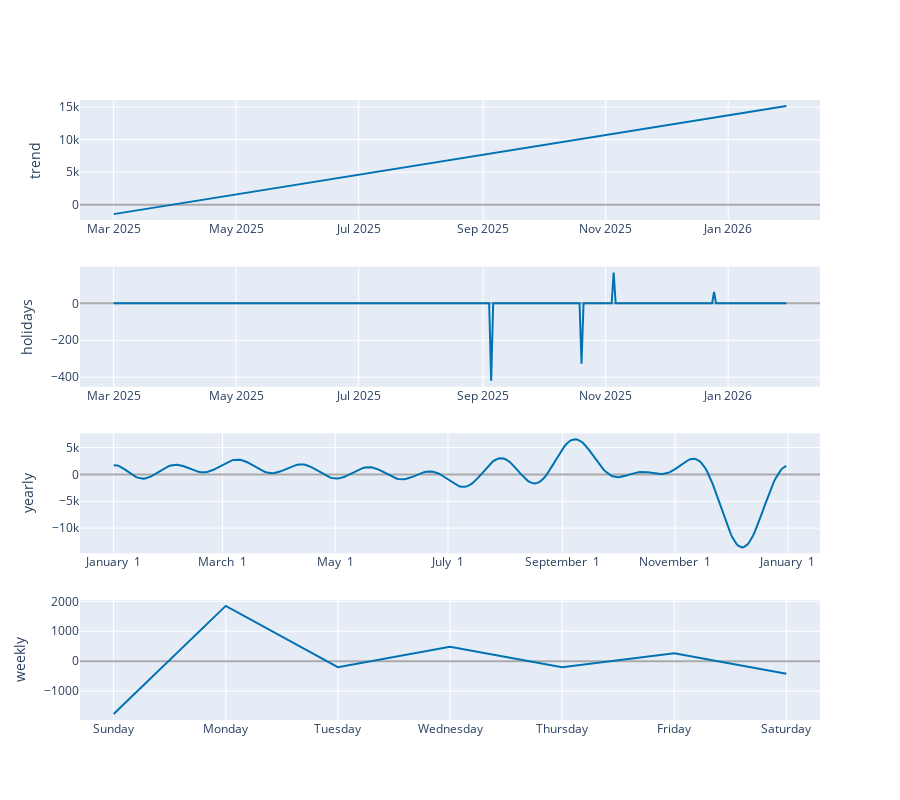

Here is the notebook cell this chart was saved with:
### Markdown cell above
### Analyze the Components

### Code cell
from prophet.plot import plot_components_plotly

# This generates a dashboard of:
# 1. Overall Trend
# 2. Weekly Seasonality
# 3. Yearly Seasonality
fig2 = plot_components_plotly(model, forecast)
fig2.show()

### Figure 1 — Plotly figure (JSON) as saved in the notebook; plotly's stock layout.template omitted (floating-point values rounded to 4 significant figures; data arrays with more than 128 entries replaced by an {"elided": "..."} marker saying what was removed)
{"data": [{"line": {"color": "#0072B2", "width": 2}, "mode": "lines", "name": "trend", "type": "scatter", "x": {"elided": "145 str values"}, "xaxis": "x", "y": {"elided": "145 float values"}, "yaxis": "y"}, {"line": {"color": "rgba(0, 114, 178, 0.2)", "width": 0}, "mode": "lines", "name": "trend_upper", "type": "scatter", "x": {"elided": "145 str values"}, "xaxis": "x", "y": {"elided": "145 float values"}, "yaxis": "y"}, {"fill": "tonexty", "fillcolor": "rgba(0, 114, 178, 0.2)", "line": {"color": "rgba(0, 114, 178, 0.2)", "width": 0}, "mode": "lines", "name": "trend_lower", "type": "scatter", "x": {"elided": "145 str values"}, "xaxis": "x", "y": {"elided": "145 float values"}, "yaxis": "y"}, {"line": {"color": "#0072B2", "width": 2}, "mode": "lines", "name": "holidays", "text": {"elided": "145 str values"}, "type": "scatter", "x": {"elided": "145 str values"}, "xaxis": "x2", "y": {"elided": "145 float values"}, "yaxis": "y2"}, {"line": {"color": "#0072B2", "width": 2}, "mode": "lines", "name": "yearly", "type": "scatter", "x": {"elided": "365 str values"}, "xaxis": "x3", "y": {"elided": "365 float values"}, "yaxis": "y3"}, {"line": {"color": "#0072B2", "width": 2}, "mode": "lines", "name": "weekly", "type": "scatter", "x": ["2017-01-01T00:00:00.000000000", "2017-01-02T00:00:00.000000000", "2017-01-03T00:00:00.000000000", "2017-01-04T00:00:00.000000000", "2017-01-05T00:00:00.000000000", "2017-01-06T00:00:00.000000000", "2017-01-07T00:00:00.000000000"], "xaxis": "x4", "y": [-1770.0, 1850.0, -200.2, 484.6, -205.8, 261.0, -419.9], "yaxis": "y4"}], "layout": {"height": 800, "showlegend": false, "width": 900, "xaxis": {"anchor": "y", "domain": [0, 1], "range": ["2025-02-12T06:00:00", "2026-02-15T18:00:00"], "type": "date"}, "xaxis2": {"anchor": "y2", "domain": [0, 1], "range": ["2025-02-12T06:00:00", "2026-02-15T18:00:00"], "type": "date"}, "xaxis3": {"anchor": "y3", "domain": [0, 1], "range": ["2016-12-13T18:54:02.958904115", "2018-01-18T11:04:57.863013581"], "tickformat": "%B %e", "type": "date"}, "xaxis4": {"anchor": "y4", "domain": [0, 1], "range": ["2016-12-31T16:48:00", "2017-01-07T07:12:00"], "tickformat": "%A", "type": "date"}, "yaxis": {"anchor": "x", "domain": [0.8063, 1], "rangemode": "normal", "title": {"text": "trend"}, "zerolinecolor": "#AAA"}, "yaxis2": {"anchor": "x2", "domain": [0.5375, 0.7312], "rangemode": "tozero", "title": {"text": "holidays"}, "zerolinecolor": "#AAA"}, "yaxis3": {"anchor": "x3", "domain": [0.2687, 0.4625], "title": {"text": "yearly"}, "zerolinecolor": "#AAA"}, "yaxis4": {"anchor": "x4", "domain": [0, 0.1938], "title": {"text": "weekly"}, "zerolinecolor": "#AAA"}}}
